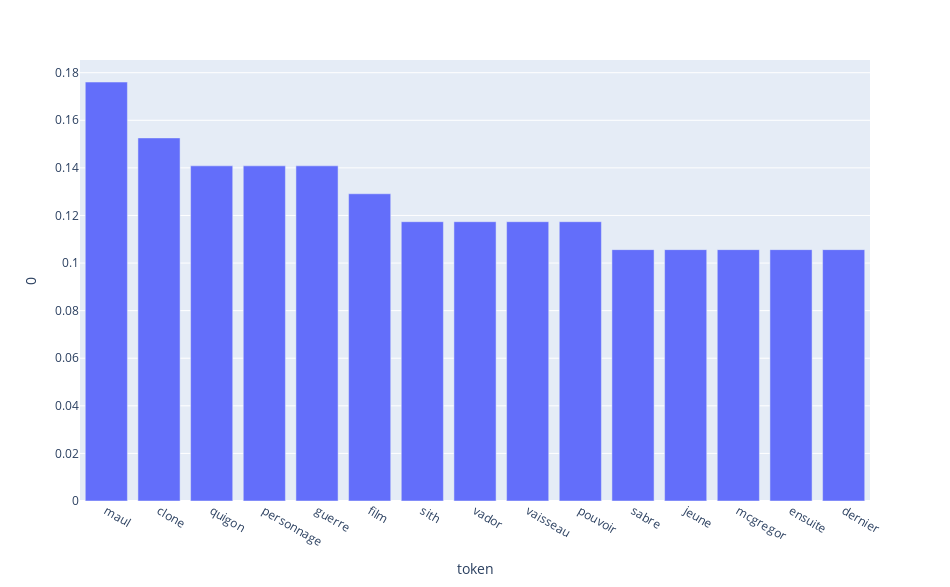

The cell this chart's notebook holds for it:
### Code cell
# Import plotly express
import plotly.express as px

# Create bar chart
my_width = 950
fig = px.bar(tfid_df.sort_values(by=0, ascending=False)[:15], x="token", y=0, width=my_width, height=my_width/1.618)


# Render chart
# fig.show(renderer="iframe")
fig.show()

### Figure 1 — Plotly figure (JSON) as saved in the notebook; plotly's stock layout.template omitted (floating-point values rounded to 4 significant figures)
{"data": [{"alignmentgroup": "True", "hovertemplate": "token=%{x}<br>0=%{y}<extra></extra>", "legendgroup": "", "marker": {"color": "#636efa", "pattern": {"shape": ""}}, "name": "", "offsetgroup": "", "orientation": "v", "showlegend": false, "textposition": "auto", "type": "bar", "x": ["maul", "clone", "quigon", "personnage", "guerre", "film", "sith", "vador", "vaisseau", "pouvoir", "sabre", "jeune", "mcgregor", "ensuite", "dernier"], "xaxis": "x", "y": [0.1761, 0.1526, 0.1409, 0.1409, 0.1409, 0.1291, 0.1174, 0.1174, 0.1174, 0.1174, 0.1056, 0.1056, 0.1056, 0.1056, 0.1056], "yaxis": "y"}], "layout": {"barmode": "relative", "height": 587.1, "legend": {"tracegroupgap": 0}, "margin": {"t": 60}, "width": 950, "xaxis": {"anchor": "y", "domain": [0, 1], "title": {"text": "token"}}, "yaxis": {"anchor": "x", "domain": [0, 1], "title": {"text": "0"}}}}
